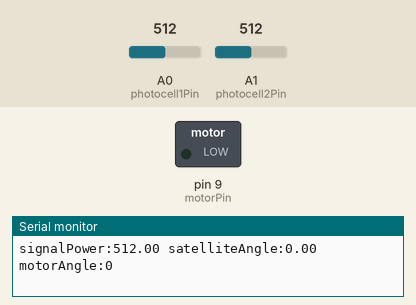
Bench run of a sketch on a simulated Arduino Uno, built with avr-gcc and run on an emulated ATmega328P. On the bench: switched loads named in the sketch (green lamp = pin HIGH), the last lines printed to the serial monitor. Dashed ring = blinking. The test bench sets the inputs (shaded band); at power-on: A0 (photocell1Pin) = 512, A1 (photocell2Pin) = 512.

Above: at 1.2 s.
1.3 s: A0 (photocell1Pin) set to 530
2.8 s: A0 (photocell1Pin) set to 551
At 3.54 s:
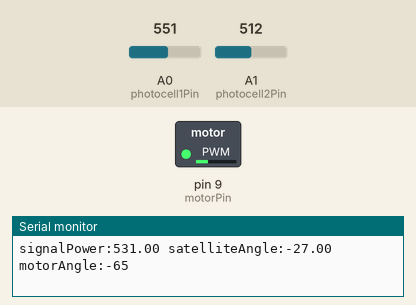
5.8 s: A1 (photocell2Pin) set to 548
8.8 s: A1 (photocell2Pin) set to 565
11.8 s: A1 (photocell2Pin) set to 590
At 12.53 s:
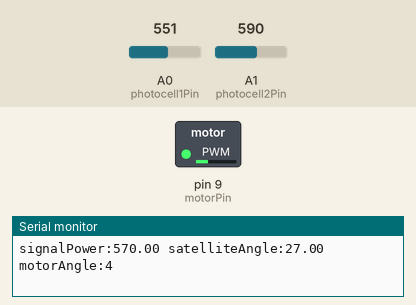
14.8 s: A0 (photocell1Pin) set to 511
Timing chart, 0 to 18.8 s (numbered marks = the images above; inputs shaded):
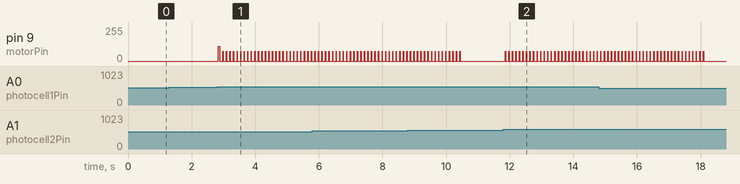

The sketch:

Lab6.ino
```cpp
const int photocell1Pin = A0;
int photocell1Value = 0;
const int photocell2Pin = A1;
int photocell2Value = 0;
int lightOffset = 0;

const int tolerance = 25;
const float easingFactor = 0.5;

const int motorPin = 9;
int motorAngle = 0;

int normalizeValue(int newValue, int previousValue) {
  if (abs(newValue - previousValue) <= tolerance) {
    return previousValue;
  }

  if (newValue < 0 + 100) {
    newValue = previousValue + (newValue - previousValue) * easingFactor;
  }

  else if (newValue > 1023 - 100) {
    newValue = previousValue + (newValue - previousValue) * easingFactor;
  }

  return newValue;
}

float positionToAngle(int position) {
  int angle = position * 0.7; // This value may need to be adjusted
  return max(-70, min(70, angle));
}

void moveMotor(int desiredAngle) {
  if (desiredAngle == motorAngle) {
    return;
  }

  // These values may need to be adjusted
  if (desiredAngle > motorAngle) {
    analogWrite(motorPin, 75);
    delay(10);
    analogWrite(motorPin, 0);
    motorAngle++;
  } else {
    analogWrite(motorPin, 110);
    delay(50);
    analogWrite(motorPin, 0);
    motorAngle = -70;
  }
}

void setup() {
  Serial.begin(9600);
  pinMode(photocell1Pin, INPUT);
  pinMode(photocell2Pin, INPUT);

  lightOffset = analogRead(photocell2Pin) - analogRead(photocell1Pin);
}

void loop() {
  photocell1Value = normalizeValue(analogRead(photocell1Pin), photocell1Value);
  photocell2Value = normalizeValue(analogRead(photocell2Pin), photocell2Value);

  const int lightPosition = photocell2Value - photocell1Value - lightOffset;
  const float lightPower = (photocell1Value + photocell2Value) / 2;
  const float lightAngle = positionToAngle(lightPosition);

  moveMotor(lightAngle);
  Serial.println("signalPower:" + String(lightPower) + " satelliteAngle:" + String(lightAngle) + " motorAngle:" + String(motorAngle));
  delay(100);
}
```

Measured:
- the behaviour switches between 537 and 538 on A0 (photocell1Pin) (found by bisection; images 0 and 1)
- the behaviour switches between 573 and 574 on A1 (photocell2Pin) (found by bisection; images 1 and 2)
- after the input at 2.8 s, pin 9 (motorPin): 0/255 → 110/255 at once, then repeats every 0.11 s: 0/255 0.10 s, 75/255 0.01 s
- after the input at 11.8 s, pin 9 (motorPin): alternates 75/255 for 0.01 s and 0/255 for 0.10 s, starting after 0.06 s
